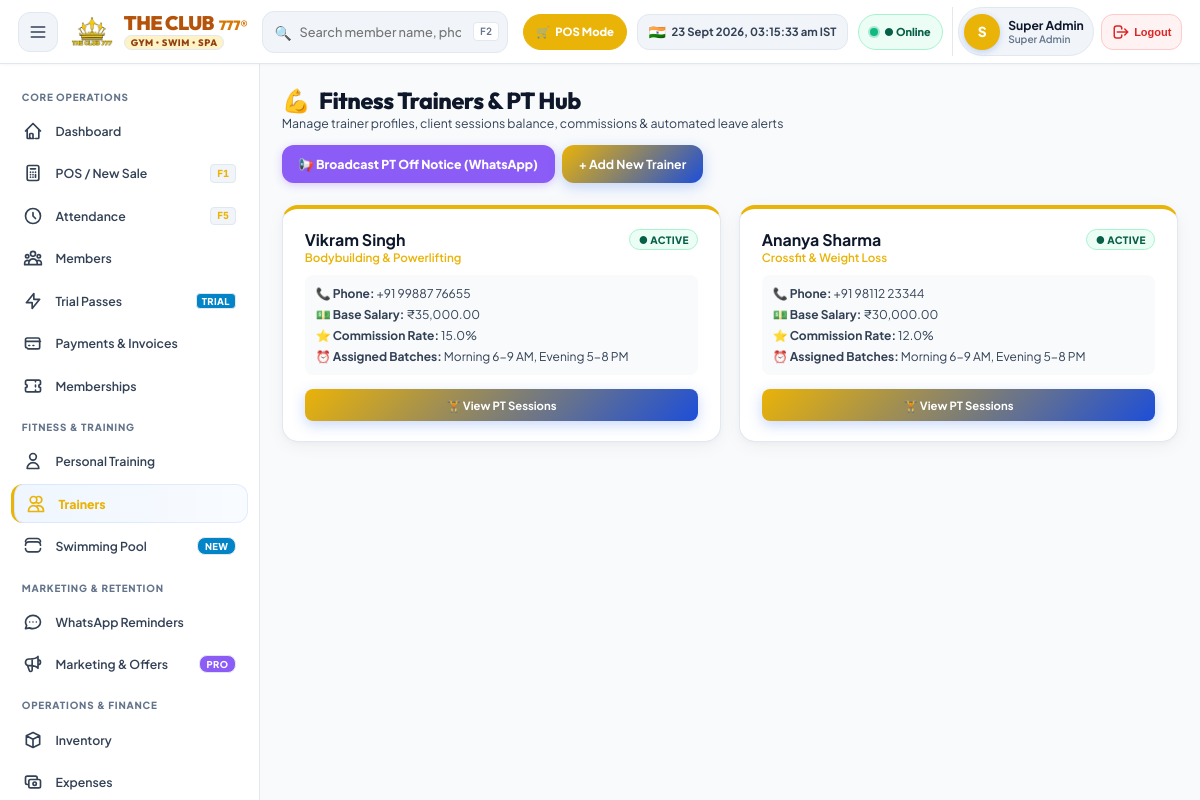
/index.php?page=trainers (signed in), run on the app's committed database.
### tables this page shows
CREATE TABLE `trainers` (
  `id` int(11) NOT NULL AUTO_INCREMENT,
  `branch_id` int(11) DEFAULT 1,
  `name` varchar(120) NOT NULL,
  `phone` varchar(20) NOT NULL,
  `email` varchar(150) DEFAULT NULL,
  `photo_url` varchar(255) DEFAULT NULL,
  `specialization` varchar(150) DEFAULT 'Fitness & Strength',
  `joining_date` date DEFAULT NULL,
  `salary` decimal(10,2) DEFAULT 25000.00,
  `commission_rate` decimal(5,2) DEFAULT 10.00,
  `assigned_batches` varchar(150) DEFAULT 'Morning 6-9 AM, Evening 5-8 PM',
  `status` enum('active','inactive') DEFAULT 'active',
  PRIMARY KEY (`id`)
);

CREATE TABLE `settings` (
  `id` int(11) NOT NULL AUTO_INCREMENT,
  `setting_key` varchar(100) NOT NULL,
  `setting_value` text DEFAULT NULL,
  `updated_at` timestamp NOT NULL DEFAULT current_timestamp() ON UPDATE current_timestamp(),
  PRIMARY KEY (`id`),
  UNIQUE KEY `setting_key` (`setting_key`)
);

### config/database.php (called while the page is built, shortened)
<?php
class Database
{
    private static ?Database $instance = null;
    public static function getInstance()
    {
        if (self::$instance === null) {
            self::$instance = new Database();
        }
        return self::$instance->pdo;
    }
}
function getDB()
{
    return Database::getInstance();
}
function getSetting(string $key, string $default = ''): string
{
    try {
        $db = getDB();
        $stmt = $db->prepare("SELECT setting_value FROM settings WHERE setting_key = ?");
        $stmt->execute([$key]);
        $res = $stmt->fetchColumn();
        return $res !== false ? $res : $default;
    } catch (Exception $e) {
        return $default;
    }
}

### views/trainers_view.php (the view, shortened to what this page needs)
<?php
$db = getDB();
$stmt = $db->query("SELECT * FROM trainers ORDER BY id ASC");
$trainers = $stmt->fetchAll();
$currency = getSetting('currency_symbol', '₹');
?>
<div class="page-content">
  <div style="display:flex; justify-content:space-between; align-items:center; flex-wrap:wrap; gap:1rem; margin-bottom:1.5rem;">
    <div>
      <h1 style="font-size:1.6rem; font-weight:800; color:var(--text-primary); display:flex; align-items:center; gap:0.6rem;">
        <span>💪</span> <span>Fitness Trainers &amp; PT Hub</span>
      </h1>
      <p style="font-size:0.85rem; color:var(--text-secondary);">Manage trainer profiles, client sessions balance, commissions &amp; automated leave alerts</p>
    </div>
    <div style="display:flex; gap:0.5rem; flex-wrap:wrap;">
      <button class="btn" style="background:#8B5CF6; color:#fff; font-weight:800; border:none; box-shadow:0 2px 8px rgba(139,92,246,0.3);" onclick="openModal('broadcastPtOffModal')">
        📢 Broadcast PT Off Notice (WhatsApp)
      </button>
      <button class="btn btn-primary" onclick="openModal('addTrainerModal')">
        + Add New Trainer
      </button>
    </div>
  </div>
  <div style="display:grid; grid-template-columns:repeat(auto-fit, minmax(320px, 1fr)); gap:1.25rem;">
    <?php foreach ($trainers as $t): ?>
      <div class="card" style="border-top:4px solid var(--primary);">
        <div style="display:flex; justify-content:space-between; align-items:flex-start; margin-bottom:0.75rem;">
          <div>
            <strong style="font-size:1.1rem; color:var(--text-primary);"><?= htmlspecialchars($t['name']) ?></strong>
            <div style="font-size:0.8rem; color:var(--primary); font-weight:600;"><?= htmlspecialchars($t['specialization']) ?></div>
          </div>
          <span class="badge badge-success">● <?= strtoupper($t['status']) ?></span>
        </div>
        <div style="display:flex; flex-direction:column; gap:0.4rem; font-size:0.83rem; color:var(--text-secondary); background:var(--bg-main); padding:0.75rem; border-radius:8px; margin-bottom:1rem;">
          <div>📞 <strong>Phone:</strong> <?= htmlspecialchars($t['phone']) ?></div>
          <div>💵 <strong>Base Salary:</strong> <?= $currency ?><?= number_format($t['salary'], 2) ?></div>
          <div>⭐ <strong>Commission Rate:</strong> <?= number_format($t['commission_rate'], 1) ?>%</div>
          <div>⏰ <strong>Assigned Batches:</strong> <?= htmlspecialchars($t['assigned_batches']) ?></div>
        </div>
        <div style="display:flex; gap:0.5rem;">
          <a href="index.php?page=pt" class="btn btn-primary btn-block btn-sm">
            🏋️ View PT Sessions
          </a>
        </div>
      </div>
    <?php endforeach; ?>
  </div>
</div>

### data on the page
trainers: name "Vikram Singh", specialization "Bodybuilding & Powerlifting", status "ACTIVE", phone "+91 99887 76655", salary "35,000.00", commission_rate "15.0", assigned_batches "Morning 6-9 AM, Evening 5-8 PM"
settings: setting_value "₹"
trainers: name "Ananya Sharma", specialization "Crossfit & Weight Loss", status "ACTIVE", phone "+91 98112 23344", salary "30,000.00", commission_rate "12.0", assigned_batches "Morning 6-9 AM, Evening 5-8 PM"

### other printed values
substr($_SESSION['user_name'] ?? 'R', 0, 1) "S"
$_SESSION['user_name'] "Super Admin"
getRoleDisplayName($_SESSION['user_role'] ?? 'Staff') "Super Admin"
